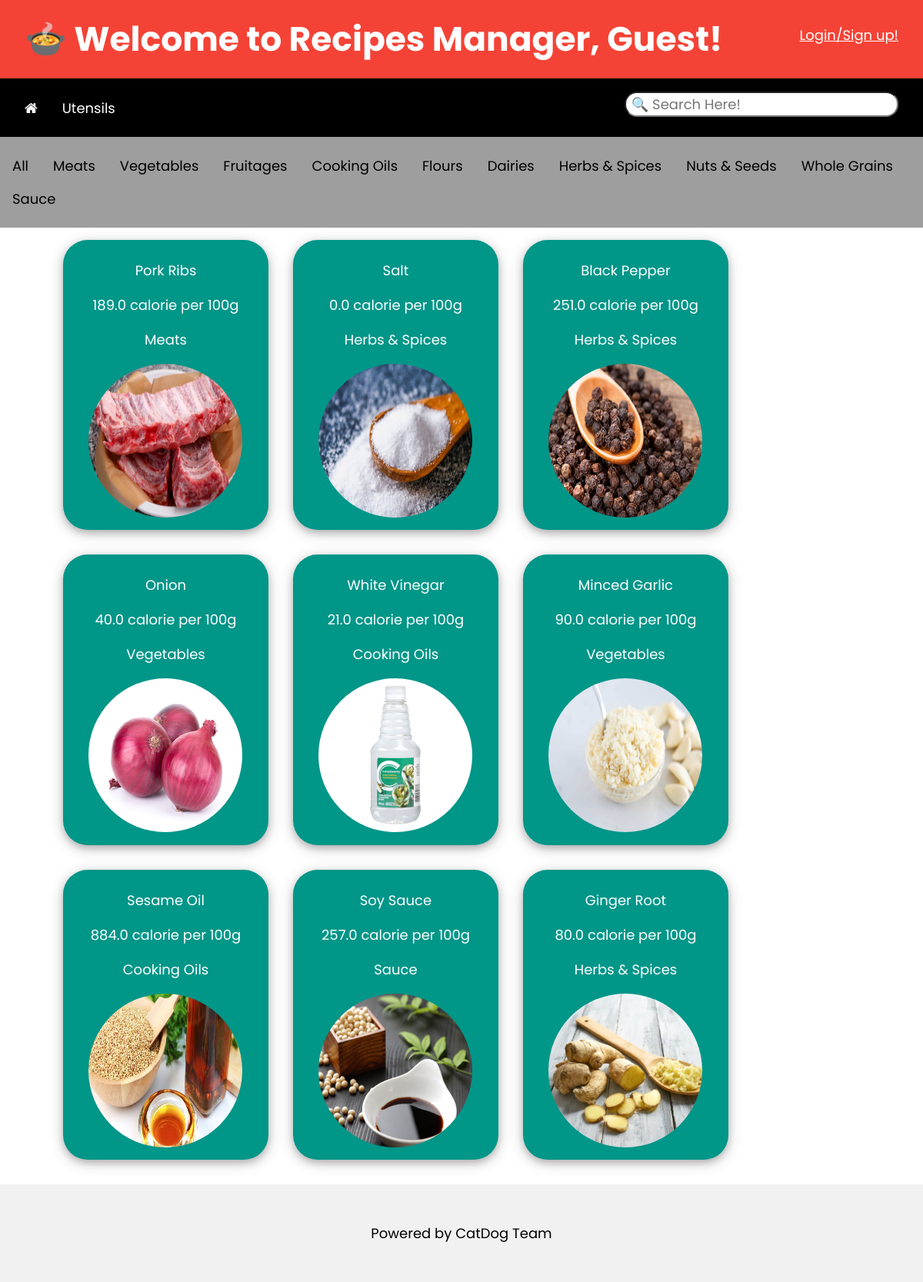
The page /ingredient/ on the database its author committed.
### recipeManager/models.py (models this page shows, shortened)
class IngredientCategory(models.Model):
    ingredientCategoryID = models.AutoField(primary_key=True)
    ingredientCategoryName = models.CharField(max_length=50, unique=True)

class Ingredient(models.Model):
    ingredientID = models.AutoField(primary_key=True)
    ingredientName = models.CharField(max_length=50, unique=True)
    baseCalorie = models.FloatField()
    ingredientCategory = models.ForeignKey('IngredientCategory', on_delete=models.CASCADE)
    ingredientImg = models.ImageField(upload_to ='ingredient', blank=True, null=True, default='default/noImage.jpeg')

### recipeManager/views.py (the view, shortened to what this page needs)
# urls.py: path('ingredient/', views.ingredient, name='ingredient'),
def ingredient(request):
    message = "There is no available ingredient!!!"
    allIngredientCategory = IngredientCategory.objects.all()
    allIngredient = Ingredient.objects.all()
    user_fname = ', Guest'
    login_stat = True
    if request.user.is_authenticated:
        user_fname = ', ' + request.user.get_short_name()
        login_stat = False
    submittedValue = request.POST
    template = loader.get_template('recipeManager/ingredient.html')
    context = {
        'loginStat' : login_stat,
        'name' : user_fname,
        'allIngredientCategory' : allIngredientCategory,
        'allIngredient' : allIngredient,
        'message' : message,
    }
    return HttpResponse(template.render(context, request))

### recipeManager/templates/recipeManager/ingredient.html (shortened to what this page needs)
<!DOCTYPE html>
<html>
    <head>
        <link rel="stylesheet" href="/static/recipeManager/css/w3.css">
        <link rel="stylesheet" href="https://cdnjs.cloudflare.com/ajax/libs/font-awesome/4.7.0/css/font-awesome.min.css">
    </head>
    <body>
        <header class="w3-container w3-bar w3-red">
            <h1 class="w3-bar-item">&#127858 Welcome to Recipes Manager{{name}}!</h1>
            {% if loginStat %}
                <div >
                    <a href="/login/" class="w3-bar-item w3-block w3-mobile w3-padding-32 w3-right">Login/Sign up!</a>
                </div>
            {% else %}
            <a href={% url 'logout' %} class="w3-bar-item w3-block w3-mobile w3-padding-32 w3-right">Logout!</a><a href="/profile/" class="w3-bar-item w3-block w3-mobile w3-padding-32 w3-right">Profile Setting</a>
            {% endif%}
        </header>
        <div class="w3-bar w3-black">
            <div class="w3-panel w3-left">
                <a href="/" class="w3-bar-item w3-button w3-animate-zoom w3-hover-black-three"><i class="w3-large fa fa-home"></i></a>
                <a href="/utensil/" class="w3-bar-item w3-button w3-animate-zoom w3-hover-black-two">Utensils</a>
            </div>
            <div class="w3-container w3-right">
                <form class="w3-panel" method="post">
                    <input class="w3-round-xlarge" type="search" id="searchFor" name="searchFor" placeholder=" &#128269 Search Here!">
                </form>
            </div>
        </div>
        <div class="w3-bar w3-grey w3-padding-16">
            <form method="post">
                <input class="w3-bar-item w3-button" type="submit" name="categorySubmit" value="All">
                {% if allIngredientCategory %}
                    {% for category in allIngredientCategory %}
                            <input class="w3-bar-item w3-button" type="submit" name="categorySubmit" value="{{ category.ingredientCategoryName }}">
                    {% endfor %}
                {% endif %}
            </form>
        </div>
        <div class="w3-content" style="max-width:1100px">
            <div class="w3-container">
                {% if allIngredient %}
                    {% for item in allIngredient %}
                        <div class="w3-mobile w3-quarter w3-card-4 w3-round-xxlarge w3-teal w3-margin w3-padding-16 ">
                            <div class="w3-center">
                                <div class="w3-container">
                                    <h5>{{ item.ingredientName }}</h5>
                                    <p>{{ item.baseCalorie }} calorie per 100g</p>
                                    <p>{{ item.ingredientCategory.ingredientCategoryName }}</p>
                                    <img class="w3-circle" width="200px" height="200px" src="/media/{{ item.ingredientImg }}" alt="{{ item.ingredientName }}">
                                </div>
                            </div>
                        </div>
                    {% endfor %}
                {% endif %}
            </div>
        </div>
        <footer class="w3-center w3-light-grey w3-padding-32 w3-margin-top">
            <p>Powered by CatDog Team</p>
        </footer>
    </body>
</html>

### recipeManager/static/recipeManager/css/w3.css (style rules this page uses)
*, *:before, *:after { box-sizing: inherit }
html { -ms-text-size-adjust: 100%; -webkit-text-size-adjust: 100% }
body { margin: 0 }
article, aside, details, figcaption, figure, footer, header, main, menu, nav, section { display: block }
a { background-color: transparent }
img { border-style: none }
button, input, select, textarea, optgroup { font: inherit; margin: 0 }
button, input { overflow: visible }
button, [type=button], [type=reset], [type=submit] { -webkit-appearance: button }
[type=search] { -webkit-appearance: textfield; outline-offset: -2px }
html, body { font-family: Verdana, sans-serif; font-size: 15px; line-height: 1.5 }
html { overflow-x: hidden }
h1 { font-size: 36px }
h5 { font-size: 18px }
h1, h2, h3, h4, h5, h6 { font-family: "Segoe UI", Arial, sans-serif; font-weight: 400; margin: 10px 0; ; }
img { vertical-align: middle }
a { color: inherit }
.w3-btn, .w3-button { border: none; display: inline-block; padding: 8px 16px; vertical-align: middle; overflow: hidden; text-decoration: none; color: inherit; background-color: inherit; text-align: center; cursor: pointer; white-space: nowrap }
.w3-btn, .w3-button { -webkit-touch-callout: none; -webkit-user-select: none; -khtml-user-select: none; -moz-user-select: none; -ms-user-select: none; user-select: none }
.w3-bar { width: 100%; overflow: hidden }
.w3-bar .w3-bar-item { padding: 8px 16px; float: left; width: auto; border: none; display: block; outline: 0 }
.w3-bar .w3-button { white-space: normal }
.w3-block { display: block; width: 100% }
.w3-container:after, .w3-container:before, .w3-panel:after, .w3-panel:before, .w3-row:after, .w3-row:before, .w3-row-padding:after, .w3-row-padding:before, .w3-cell-row:before, .w3-cell-row:after, .w3-clear:after, .w3-clear:before, .w3-bar:before, .w3-bar:after { content: ""; display: table; clear: both }
.w3-col, .w3-half, .w3-third, .w3-twothird, .w3-threequarter, .w3-quarter { float: left; width: 100% }
@media (min-width:601px) { .w3-col.m3, .w3-quarter { width: 24.99999% } }
.w3-content, .w3-auto { margin-left: auto; margin-right: auto }
.w3-content { max-width: 980px }
.w3-circle { border-radius: 50% }
.w3-round-xlarge { border-radius: 16px }
.w3-round-xxlarge { border-radius: 32px }
.w3-container, .w3-panel { padding: 0.01em 16px }
.w3-panel { margin-top: 16px; margin-bottom: 16px }
.w3-card-4, .w3-hover-shadow:hover { box-shadow: 0 4px 10px 0 rgba(0, 0, 0, 0.2), 0 4px 20px 0 rgba(0, 0, 0, 0.19) }
.w3-animate-zoom { animation: animatezoom 0.6s }
.w3-large { font-size: 18px !important }
.w3-center { text-align: center !important }
.w3-margin { margin: 16px !important }
.w3-margin-top { margin-top: 16px !important }
.w3-padding-16 { padding-top: 16px !important; padding-bottom: 16px !important }
.w3-padding-32 { padding-top: 32px !important; padding-bottom: 32px !important }
.w3-left { float: left !important }
.w3-right { float: right !important }
.w3-red, .w3-hover-red:hover { color: #fff !important; background-color: #f44336 !important }
.w3-teal, .w3-hover-teal:hover { color: #fff !important; background-color: #009688 !important }
.w3-black, .w3-hover-black:hover { color: rgb(255, 255, 255) !important; background-color: #000 !important; }
.w3-grey, .w3-hover-grey:hover, .w3-gray, .w3-hover-gray:hover { color: #000 !important; background-color: #9e9e9e !important; }
.w3-light-grey, .w3-hover-light-grey:hover, .w3-light-gray, .w3-hover-light-gray:hover { color: #000 !important; background-color: #f1f1f1 !important }

### recipeManager/templates/recipeManager/ingredient.html (style rules this page uses)
body { font-family: 'Poppins';font-size: 18px; }
h1 { font-family: 'Poppins';font-size: 44px;font-weight: bold; color:#fff }
h2,h3,h4,h5,h6 { font-family: 'Poppins'; }

### rows shown on the page
IngredientCategory: categorySubmit "Meats"
IngredientCategory: categorySubmit "Vegetables"
IngredientCategory: categorySubmit "Fruitages"
IngredientCategory: categorySubmit "Cooking Oils"
IngredientCategory: categorySubmit "Flours"
IngredientCategory: categorySubmit "Dairies"
IngredientCategory: categorySubmit "Herbs & Spices"
IngredientCategory: categorySubmit "Nuts & Seeds"
IngredientCategory: categorySubmit "Whole Grains"
IngredientCategory: categorySubmit "Sauce"
Ingredient: ingredientName "Pork Ribs", baseCalorie "189.0", ingredientCategory.ingredientCategoryName "Meats", ingredientImg (picture)
Ingredient: ingredientName "Salt", baseCalorie "0.0", ingredientCategory.ingredientCategoryName "Herbs & Spices", ingredientImg (picture)
Ingredient: ingredientName "Black Pepper", baseCalorie "251.0", ingredientCategory.ingredientCategoryName "Herbs & Spices", ingredientImg (picture)
Ingredient: ingredientName "Onion", baseCalorie "40.0", ingredientCategory.ingredientCategoryName "Vegetables", ingredientImg (picture)
Ingredient: ingredientName "White Vinegar", baseCalorie "21.0", ingredientCategory.ingredientCategoryName "Cooking Oils", ingredientImg (picture)
Ingredient: ingredientName "Minced Garlic", baseCalorie "90.0", ingredientCategory.ingredientCategoryName "Vegetables", ingredientImg (picture)
Ingredient: ingredientName "Sesame Oil", baseCalorie "884.0", ingredientCategory.ingredientCategoryName "Cooking Oils", ingredientImg (picture)
Ingredient: ingredientName "Soy Sauce", baseCalorie "257.0", ingredientCategory.ingredientCategoryName "Sauce", ingredientImg (picture)
Ingredient: ingredientName "Ginger Root", baseCalorie "80.0", ingredientCategory.ingredientCategoryName "Herbs & Spices", ingredientImg (picture)

### other values the page prints
{{ name }} ", Guest"
